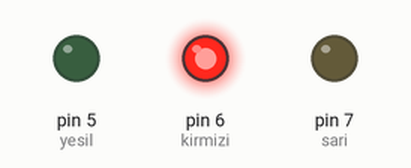
Recording of a sketch running on a simulated Arduino Uno, built with avr-gcc and run on an emulated ATmega328P. Shown: output pins drawn as LEDs (lit = HIGH).

Above: at 5.0 s.
At 15.0 s:
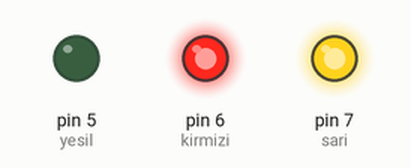
At 21.0 s:
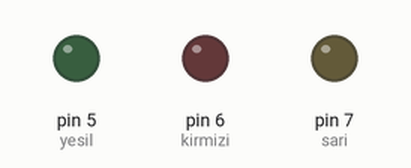
At 24.5 s:
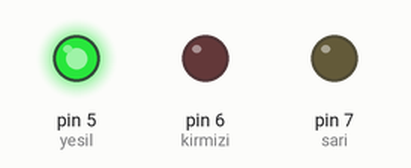
Timing chart, 0 to 35.1 s (numbered marks = the images above):
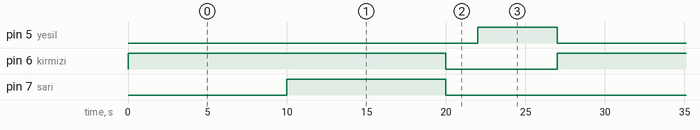

Measured:
- by itself, pin 5 (yesil): alternates HIGH for 5.0 s and LOW for 22.0 s
- by itself, pin 6 (kirmizi): alternates HIGH for 20.0 s and LOW for 7.0 s
- by itself, pin 7 (sari): alternates HIGH for 10.0 s and LOW for 17.0 s

The sketch:

set2.ino
```cpp
#define sari 7
#define kirmizi 6
#define yesil 5

#define delay10 10000

int switchh(int led) {
  switch (led) {
    case 1:
      digitalWrite(kirmizi, HIGH);
      delay(delay10);
      return 1;
    case 2:
      digitalWrite(sari, HIGH);
      digitalWrite(kirmizi, HIGH);
      delay(delay10);
      return 0;
    case 3:
      digitalWrite(sari, LOW);
      digitalWrite(kirmizi, LOW);
      delay(delay10 / 5);

      digitalWrite(yesil, HIGH);
      delay(delay10 / 2);
      digitalWrite(yesil, LOW);
  }
}
void setup() {
  pinMode(sari, OUTPUT);
  pinMode(kirmizi, OUTPUT);
  pinMode(yesil, OUTPUT);
}
void loop() {
  int kirmizi_sure = switchh(1);
  if (kirmizi_sure) {
    switchh(2);
  }
  switchh(3);
}
```
